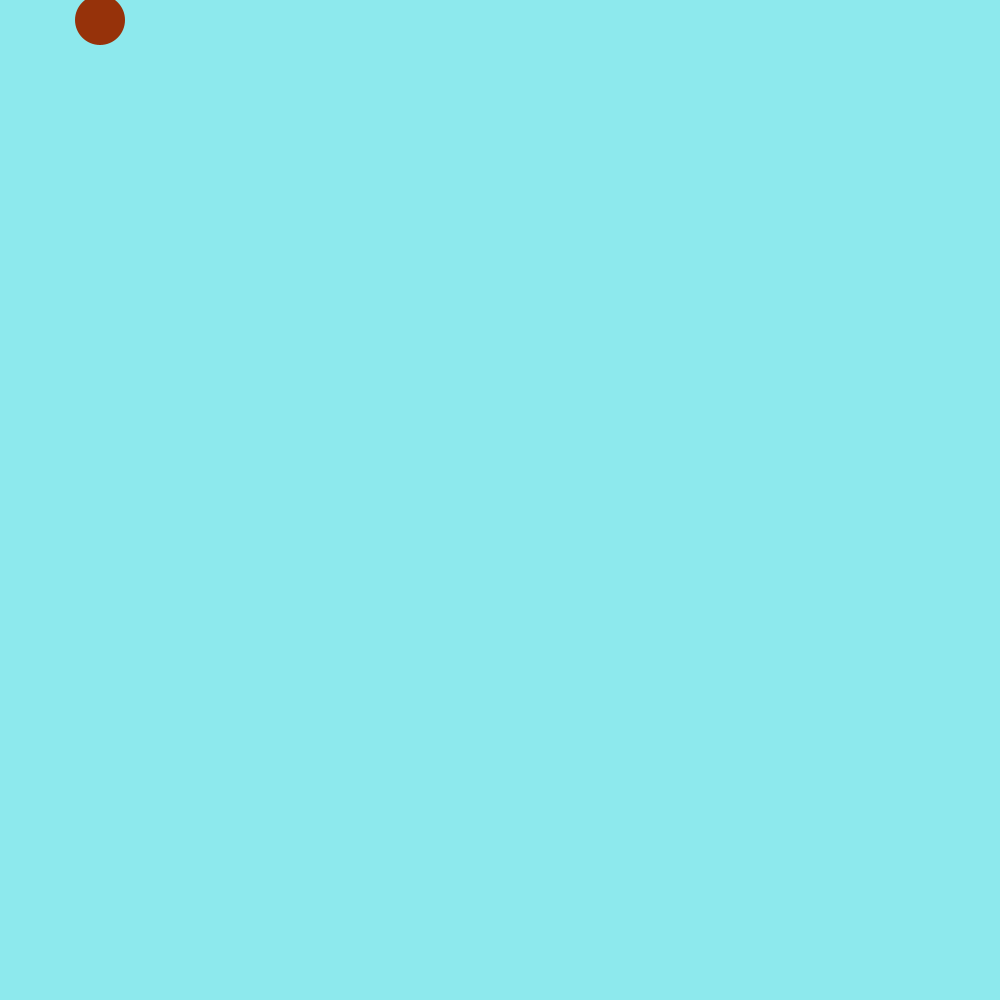
Frame 1 (no input)
Frame 60 (the mouse pressed at the canvas centre just before this capture): identical to frame 1, image omitted
Frame 120 (the mouse held since frame 60 and released just before this capture): identical to frame 1, image omitted

The Processing sketch that drew this single still picture (run headless with seeded random() and noise(); from frame 60 on, the mouse is pressed at the canvas centre):

// Processing sketch: fish
// ── fish.pde
int foodX = 100;
int foodY = 20;
void setup(){
  size(1000,1000);
}
void draw(){
  background(141,233,237);
  fill(150,50,10);
  noStroke();
  ellipse(foodX,foodY,50,50);
}
